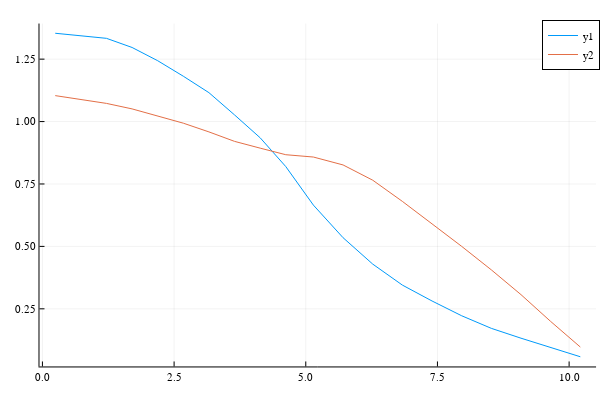

Notebook code for this chart:
### Code cell
plot(x,ϕ)

### Figure 1 — Plotly figure (JSON) as saved in the notebook; plotly's stock layout.template omitted (floating-point values rounded to 4 significant figures)
{"data": [{"colorbar": {"len": 0.9525, "title": "", "x": 0.9934, "y": 0.5139}, "legendgroup": "y1", "line": {"color": "rgba(0, 154, 250, 1.000)", "dash": "solid", "shape": "linear", "width": 1}, "mode": "lines", "name": "y1", "showlegend": true, "type": "scatter", "x": [0.2432, 0.7295, 1.216, 1.702, 2.189, 2.675, 3.161, 3.648, 4.134, 4.62, 5.145, 5.708, 6.271, 6.834, 7.397, 7.96, 8.523, 9.086, 9.65, 10.21], "xaxis": "x", "y": [1.354, 1.344, 1.333, 1.297, 1.244, 1.182, 1.116, 1.027, 0.9351, 0.8197, 0.6653, 0.5348, 0.4291, 0.345, 0.2813, 0.2221, 0.1717, 0.1323, 0.09518, 0.05796], "yaxis": "y"}, {"colorbar": {"len": 0.9525, "title": "", "x": 0.9934, "y": 0.5139}, "legendgroup": "y2", "line": {"color": "rgba(227, 111, 71, 1.000)", "dash": "solid", "shape": "linear", "width": 1}, "mode": "lines", "name": "y2", "showlegend": true, "type": "scatter", "x": [0.2432, 0.7295, 1.216, 1.702, 2.189, 2.675, 3.161, 3.648, 4.134, 4.62, 5.145, 5.708, 6.271, 6.834, 7.397, 7.96, 8.523, 9.086, 9.65, 10.21], "xaxis": "x", "y": [1.104, 1.088, 1.073, 1.051, 1.021, 0.9936, 0.9586, 0.9207, 0.8935, 0.8672, 0.858, 0.8263, 0.7652, 0.6803, 0.5902, 0.5001, 0.406, 0.3067, 0.1995, 0.09685], "yaxis": "y"}], "layout": {"annotations": [], "height": 400, "legend": {"bgcolor": "rgba(255, 255, 255, 1.000)", "bordercolor": "rgba(0, 0, 0, 1.000)", "borderwidth": 1, "font": {"color": "rgba(0, 0, 0, 1.000)", "family": "sans-serif", "size": 11}, "title": {"font": {"color": "rgba(0, 0, 0, 1.000)", "family": "sans-serif", "size": 15}, "text": ""}, "tracegroupgap": 0, "traceorder": "normal", "x": 1, "xanchor": "auto", "y": 1, "yanchor": "auto"}, "margin": {"b": 20, "l": 0, "r": 0, "t": 20}, "paper_bgcolor": "rgba(255, 255, 255, 1.000)", "plot_bgcolor": "rgba(255, 255, 255, 1.000)", "showlegend": true, "width": 600, "xaxis": {"anchor": "y", "domain": [0.06582, 0.9934], "gridcolor": "rgba(0, 0, 0, 0.100)", "gridwidth": 0.5, "linecolor": "rgba(0, 0, 0, 1.000)", "mirror": false, "range": [-0.05591, 10.51], "showgrid": true, "showline": true, "showticklabels": true, "tickangle": 0, "tickcolor": "rgb(0, 0, 0)", "tickfont": {"color": "rgba(0, 0, 0, 1.000)", "family": "sans-serif", "size": 11}, "tickmode": "array", "ticks": "inside", "ticktext": ["0.0", "2.5", "5.0", "7.5", "10.0"], "tickvals": [0, 2.5, 5, 7.5, 10], "title": "", "titlefont": {"color": "rgba(0, 0, 0, 1.000)", "family": "sans-serif", "size": 15}, "type": "-", "visible": true, "zeroline": false, "zerolinecolor": "rgba(0, 0, 0, 1.000)"}, "yaxis": {"anchor": "x", "domain": [0.03762, 0.9902], "gridcolor": "rgba(0, 0, 0, 0.100)", "gridwidth": 0.5, "linecolor": "rgba(0, 0, 0, 1.000)", "mirror": false, "range": [0.01909, 1.393], "showgrid": true, "showline": true, "showticklabels": true, "tickangle": 0, "tickcolor": "rgb(0, 0, 0)", "tickfont": {"color": "rgba(0, 0, 0, 1.000)", "family": "sans-serif", "size": 11}, "tickmode": "array", "ticks": "inside", "ticktext": ["0.25", "0.50", "0.75", "1.00", "1.25"], "tickvals": [0.25, 0.5, 0.75, 1, 1.25], "title": "", "titlefont": {"color": "rgba(0, 0, 0, 1.000)", "family": "sans-serif", "size": 15}, "type": "-", "visible": true, "zeroline": false, "zerolinecolor": "rgba(0, 0, 0, 1.000)"}}}
